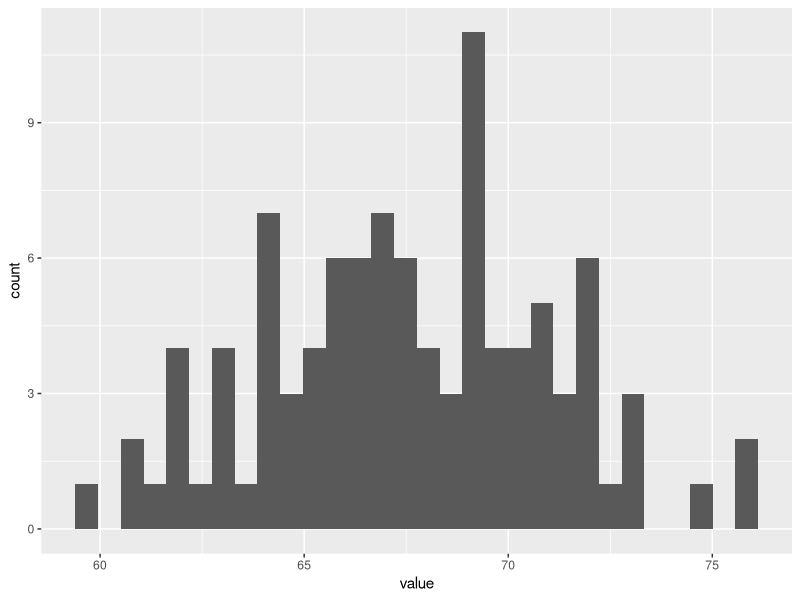
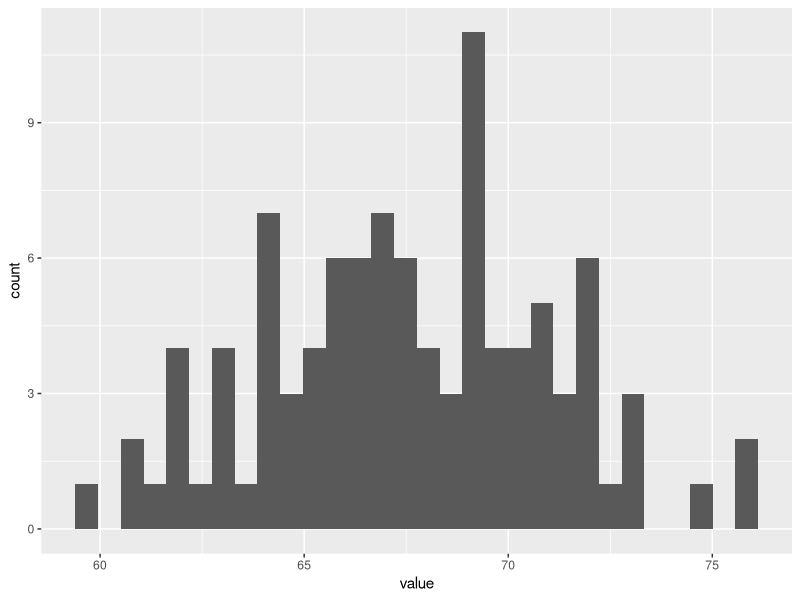

Write the R code that produced these figures, in order.
library(tidyverse)

cats <- "over 9000"

#create a pretend dataframe. I will save it as a tibble and work within the tidyverse.
fakedata <- as_tibble(rnorm(100, mean = 67, sd = 4))

#take a quick peek at the first few rows.The column name is "value.“
head(fakedata)

#crate a histogram, assigning it to an object of plot
myplot<-ggplot(fakedata, aes(x = value)) + 
  geom_histogram()

#look at it
myplot

#save it to my "figs" folder
ggsave(plot = myplot,
       filename = "figs/histogram.tiff",
       width = 5, height = 5, units = "in",
       device = "tiff",
       dpi = 400)


BaileyCat <- 5/10

